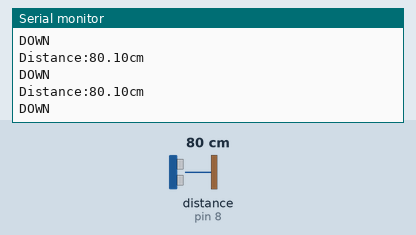
This sketch was run on a simulated Arduino Uno, built with avr-gcc and run on an emulated ATmega328P. Shown: the last lines printed to the serial monitor. Wiring (inferred from the names in the program): ultrasonic range finder: trigger pin 9; echo pin 8. Inputs (shaded band) come from the test bench; at power-on: distance to the obstacle (sensor on pin 8) 80 cm. The echo pulse lasts 58.3 µs per cm.

Above: at 7.0 s.
7.1 s: distance to the obstacle (sensor on pin 8) set to 18 cm
At 7.9 s:
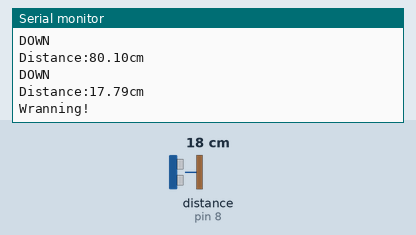
8.6 s: distance to the obstacle (sensor on pin 8) set to 22 cm
At 9.1 s:
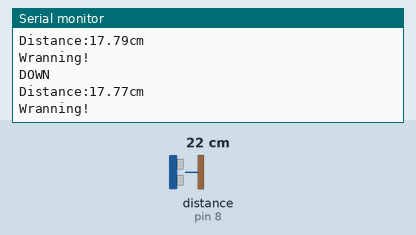
Timing chart, 0 to 11.6 s (numbered marks = the images above; inputs shaded):
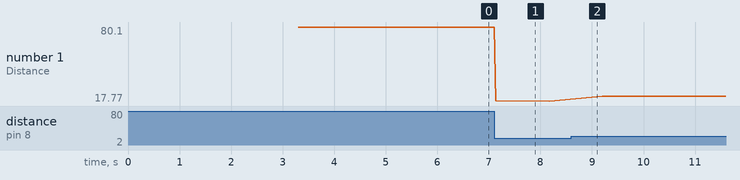

The sketch:

tank.ino
```cpp
#include <PS2X_lib.h>
#define IN1 4
#define IN2 5
#define IN3 6
#define IN4 7
#define TrigPin 9 //发出超声波
#define EchoPin 8 //收到反射回来的超声波
float cm; //因为测得的距离是浮点型的
PS2X ps2x;

int error = 0;
byte type = 0;
byte vibrate = 0;

void distance();
void PS2();

void setup() {
  Serial.begin(57600);
  pinMode(TrigPin, OUTPUT);
  pinMode(EchoPin, INPUT);
  delay(300);
  error = ps2x.config_gamepad(13, 11, 10, 12, true, true);
  type = ps2x.readType();
  switch (type) {
    case 0:
      Serial.println("Unknown Controller type");
      break;
    case 1:
      Serial.println("DualShock Controller Found");
      break;
    case 2:
      Serial.println("GuitarHero Controller Found");
      break;
  }
  delay(3000);
}
void loop() {
  PS2();
  distance();
}
void PS2() {
  digitalWrite(TrigPin, LOW); //低高低电平发一个短时间脉冲去TrigPin
  delayMicroseconds(2);       // delayMicroseconds在更小的时间内延时准确
  digitalWrite(TrigPin, HIGH);
  delayMicroseconds(10);
  digitalWrite(TrigPin, LOW); //通过这里控制超声波的发射
  cm = pulseIn(EchoPin, HIGH) / 58.0; //将回波时间换算成cm
  cm = (int(cm * 100.0)) / 100.0; //保留两位小数
  Serial.print("Distance:");
  Serial.print(cm);
  Serial.println("cm");
  if (cm < 20) {
    Serial.println("Wranning!");//距离太近，开始自动后退避障
    digitalWrite(IN1, LOW);
    digitalWrite(IN2, HIGH);
    digitalWrite(IN3, LOW);
    digitalWrite(IN4, HIGH);
    delay(1000);  //向后1S后停止
    digitalWrite(IN1, LOW);
    digitalWrite(IN2, LOW);
    digitalWrite(IN3, LOW);
    digitalWrite(IN4, LOW);
  }
}
void distance() {
  if (error == 1) //skip loop if no controller found
    return;
  if (type == 2) { //Guitar Hero Controller
    return;
  }
  else { //DualShock Controller
    ps2x.read_gamepad(false, vibrate);

    if (ps2x.Button(PSB_START)) {
      digitalWrite(IN1, LOW);
      digitalWrite(IN2, LOW);
      digitalWrite(IN3, LOW);
      digitalWrite(IN4, LOW);
    }
    if (ps2x.Button(PSB_PAD_UP)) {
      digitalWrite(IN1, HIGH);
      digitalWrite(IN2, LOW);
      digitalWrite(IN3, HIGH);
      digitalWrite(IN4, LOW);
    }
    if (ps2x.Button(PSB_PAD_RIGHT)) {
      digitalWrite(IN1, HIGH);
      digitalWrite(IN2, LOW);
      digitalWrite(IN3, LOW);
      digitalWrite(IN4, LOW);
    }
    if (ps2x.Button(PSB_PAD_LEFT)) {
      digitalWrite(IN1, LOW);
      digitalWrite(IN2, LOW);
      digitalWrite(IN3, HIGH);
      digitalWrite(IN4, LOW);
    }
    if (ps2x.Button(PSB_PAD_DOWN)) {
      digitalWrite(IN1, LOW);
      digitalWrite(IN2, HIGH);
      digitalWrite(IN3, LOW);
      digitalWrite(IN4, HIGH);
    }
    if (ps2x.Analog(PSS_LY) < 127) { //UP

      Serial.println("up");
      digitalWrite(IN1, HIGH);
      digitalWrite(IN2, LOW);
      digitalWrite(IN3, HIGH);
      digitalWrite(IN4, LOW);
    }
    if (ps2x.Analog(PSS_LY) > 127) { //DOWN
      Serial.println("DOWN");
      digitalWrite(IN1, LOW);
      digitalWrite(IN2, HIGH);
      digitalWrite(IN3, LOW);
      digitalWrite(IN4, HIGH);
    }
    if (ps2x.Analog(PSS_LX) < 128) { //LEFT
      Serial.println("LEFT");
      digitalWrite(IN1, LOW);
      digitalWrite(IN2, LOW);
      digitalWrite(IN3, HIGH);
      digitalWrite(IN4, LOW);
    }
    if (ps2x.Analog(PSS_LX) > 128) { //RIGHT
      Serial.println("RIGHT");
      digitalWrite(IN1, HIGH);
      digitalWrite(IN2, LOW);
      digitalWrite(IN3, LOW);
      digitalWrite(IN4, LOW);
    }
    if(ps2x.Analog(PSS_LX)==128&ps2x.Analog(PSS_LY)==127){
      Serial.println("STOP");
      digitalWrite(IN1, LOW);
      digitalWrite(IN2, LOW);
      digitalWrite(IN3, LOW);
      digitalWrite(IN4, LOW);
    }
    vibrate = ps2x.Analog(PSAB_BLUE);
  }
  delay(30);
}
```

Measured:
- after the input at 7.1 s, the serial monitor: prints a new line at once (image 1)
- plotted number 1: 80.1 → 17.77 after the input at 7.1 s, 17.77 → 21.81 after the input at 8.6 s
